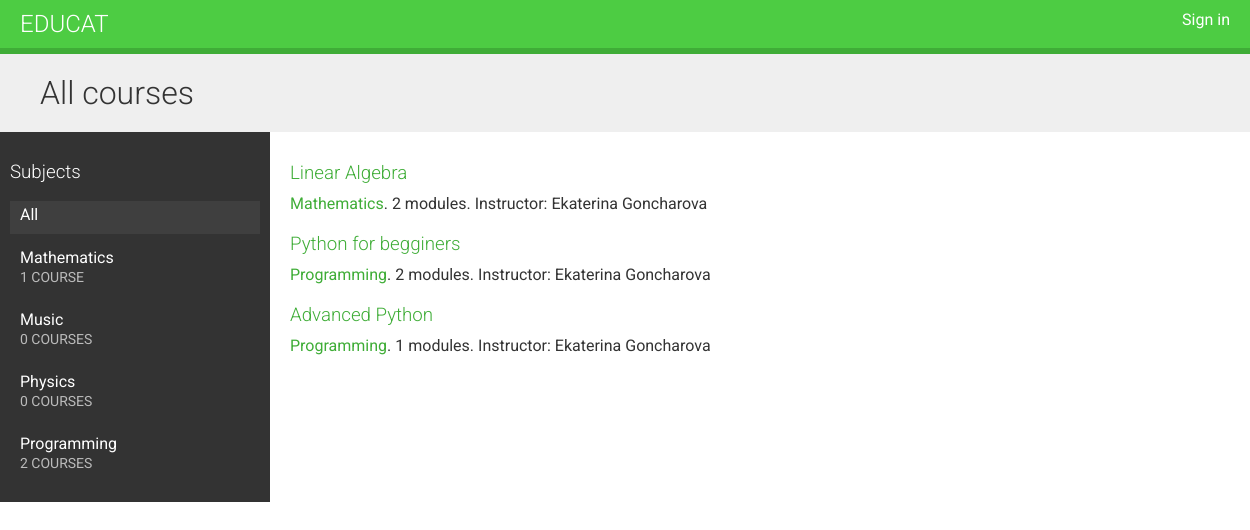
Before: / with the older database file.
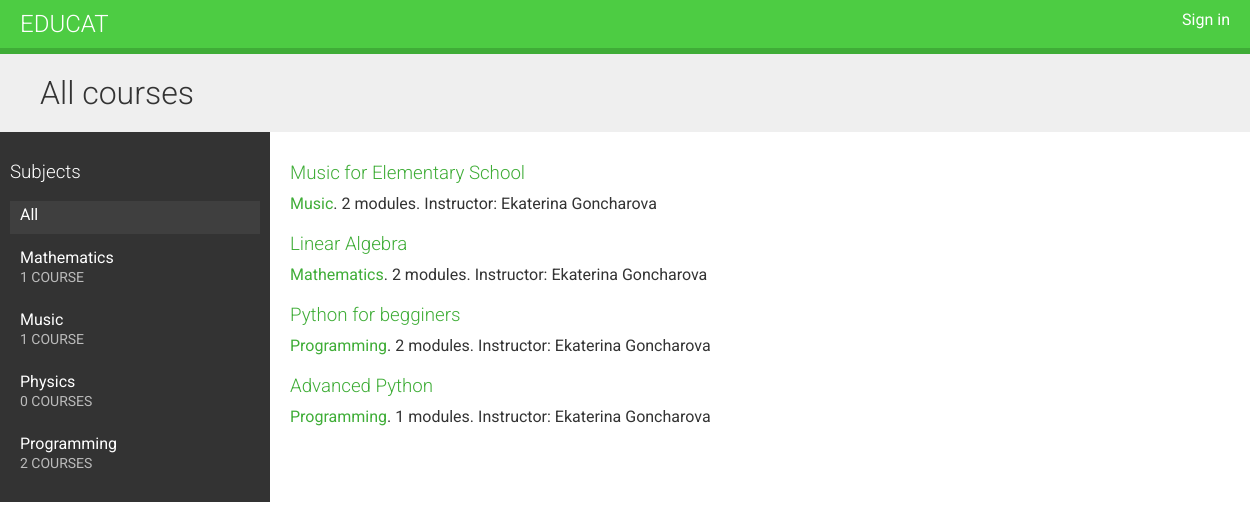
After: the same page with the newer database file.
### courses/models.py (models this page shows, shortened)
class Subject(models.Model):
    title = models.CharField(max_length=200)
    slug = models.SlugField(max_length=200, unique=True)
    class Meta:
        ordering = ['title']
    def __str__(self):
        return self.title

class Course(models.Model):
    owner = models.ForeignKey(User,
                              related_name='courses_created',
                              on_delete=models.CASCADE)
    subject = models.ForeignKey(Subject,
                                related_name='courses',
                                on_delete=models.CASCADE)
    title = models.CharField(max_length=200)
    slug = models.SlugField(max_length=200, unique=True)
    overview = models.TextField()
    created = models.DateTimeField(auto_now_add=True)
    students = models.ManyToManyField(User,
                                      related_name='courses_joined',
                                      blank=True)
    class Meta:
        ordering = ['-created']

### courses/views.py (the view)
# urls.py: path('', CourseListView.as_view(), name='course_list'),
class CourseListView(TemplateResponseMixin, View):
    model = Course
    template_name = 'course/course/list.html'
    def get(self, request, subject=None):
        subjects = Subject.objects.annotate(total_courses=Count('courses'))
        courses = Course.objects.annotate(total_modules=Count('modules'))
        if subject:
            subject = get_object_or_404(Subject, slug=subject)
            courses = courses.filter(subject=subject)
        return self.render_to_response({'subjects': subjects,
                                        'subject': subject,
                                        'courses': courses})

### courses/templates/course/course/list.html (shortened to what this page needs)
{% extends "base.html" %}
{% block content %}
    <h1>
        {% if subject %}
            {{ subject.title }} courses
        {% else %}
            All courses
        {% endif %}
    </h1>
    <div class="contents">
        <h3>Subjects</h3>
        <ul id="modules">
            <li {% if not subject %}class="selected"{% endif %}>
                <a href="{% url "course_list" %}">All</a>
            </li>
            {% for s in subjects %}
                <li {% if subject == s %}class="selected"{% endif %}>
                    <a href="{% url "course_list_subject" s.slug %}">
                        {{ s.title }}
                        <br>
                        <span>{{ s.total_courses }} course{{ s.total_courses|pluralize }}</span>
                    </a>
                </li>
            {% endfor %}
        </ul>
    </div>
    <div class="module">
        {% for course in courses %}
            {% with subject=course.subject %}
                <h3>
                    <a href="{% url "course_detail" course.slug %}">
                        {{ course.title }}
                    </a>
                </h3>
                <p>
                    <a href="{% url "course_list_subject" subject.slug %}">{{ subject }}</a>.
                    {{ course.total_modules }} modules.
                    Instructor: {{ course.owner.get_full_name }}
                </p>
            {% endwith %}
        {% endfor %}
    </div>
{% endblock %}

Changed rows visible on the page:
computed for Subject "Music": total_courses "0" → "1"
added Course: title "Music for Elementary School", subject "Music", total_modules "2", owner.get_full_name "Ekaterina Goncharova"
